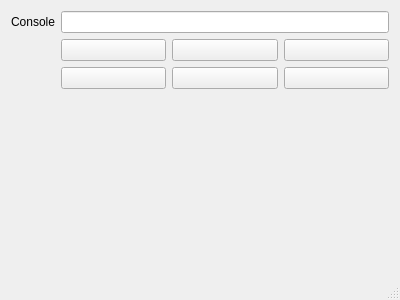
<?xml version="1.0" encoding="UTF-8"?>
<ui version="4.0">
 <class>MainWindow</class>
 <widget class="QMainWindow" name="MainWindow">
  <property name="geometry">
   <rect>
    <x>0</x>
    <y>0</y>
    <width>400</width>
    <height>300</height>
   </rect>
  </property>
  <property name="windowTitle">
   <string>MainWindow</string>
  </property>
  <widget class="QWidget" name="centralWidget">
   <layout class="QFormLayout" name="formLayout">
    <item row="0" column="0">
     <widget class="QLabel" name="label">
      <property name="text">
       <string>Console</string>
      </property>
     </widget>
    </item>
    <item row="0" column="1">
     <widget class="QLineEdit" name="consoleData">
      <property name="readOnly">
       <bool>true</bool>
      </property>
     </widget>
    </item>
    <item row="1" column="1">
     <layout class="QGridLayout" name="pageA">
      <item row="0" column="0">
       <widget class="QPushButton" name="btn5">
        <property name="text">
         <string/>
        </property>
        <property name="checkable">
         <bool>false</bool>
        </property>
        <property name="flat">
         <bool>false</bool>
        </property>
       </widget>
      </item>
      <item row="0" column="1">
       <widget class="QPushButton" name="btn6">
        <property name="text">
         <string/>
        </property>
        <property name="checkable">
         <bool>false</bool>
        </property>
        <property name="flat">
         <bool>false</bool>
        </property>
       </widget>
      </item>
      <item row="0" column="2">
       <widget class="QPushButton" name="btn7">
        <property name="text">
         <string/>
        </property>
        <property name="checkable">
         <bool>false</bool>
        </property>
        <property name="flat">
         <bool>false</bool>
        </property>
       </widget>
      </item>
      <item row="1" column="0">
       <widget class="QPushButton" name="btn8">
        <property name="text">
         <string/>
        </property>
        <property name="checkable">
         <bool>false</bool>
        </property>
        <property name="flat">
         <bool>false</bool>
        </property>
       </widget>
      </item>
      <item row="1" column="1">
       <widget class="QPushButton" name="btn9">
        <property name="text">
         <string/>
        </property>
        <property name="checkable">
         <bool>false</bool>
        </property>
        <property name="flat">
         <bool>false</bool>
        </property>
       </widget>
      </item>
      <item row="1" column="2">
       <widget class="QPushButton" name="btn10">
        <property name="text">
         <string/>
        </property>
        <property name="checkable">
         <bool>false</bool>
        </property>
        <property name="flat">
         <bool>false</bool>
        </property>
       </widget>
      </item>
     </layout>
    </item>
   </layout>
  </widget>
  <widget class="QStatusBar" name="statusBar"/>
 </widget>
 <layoutdefault spacing="6" margin="11"/>
 <resources/>
 <connections/>
</ui>
